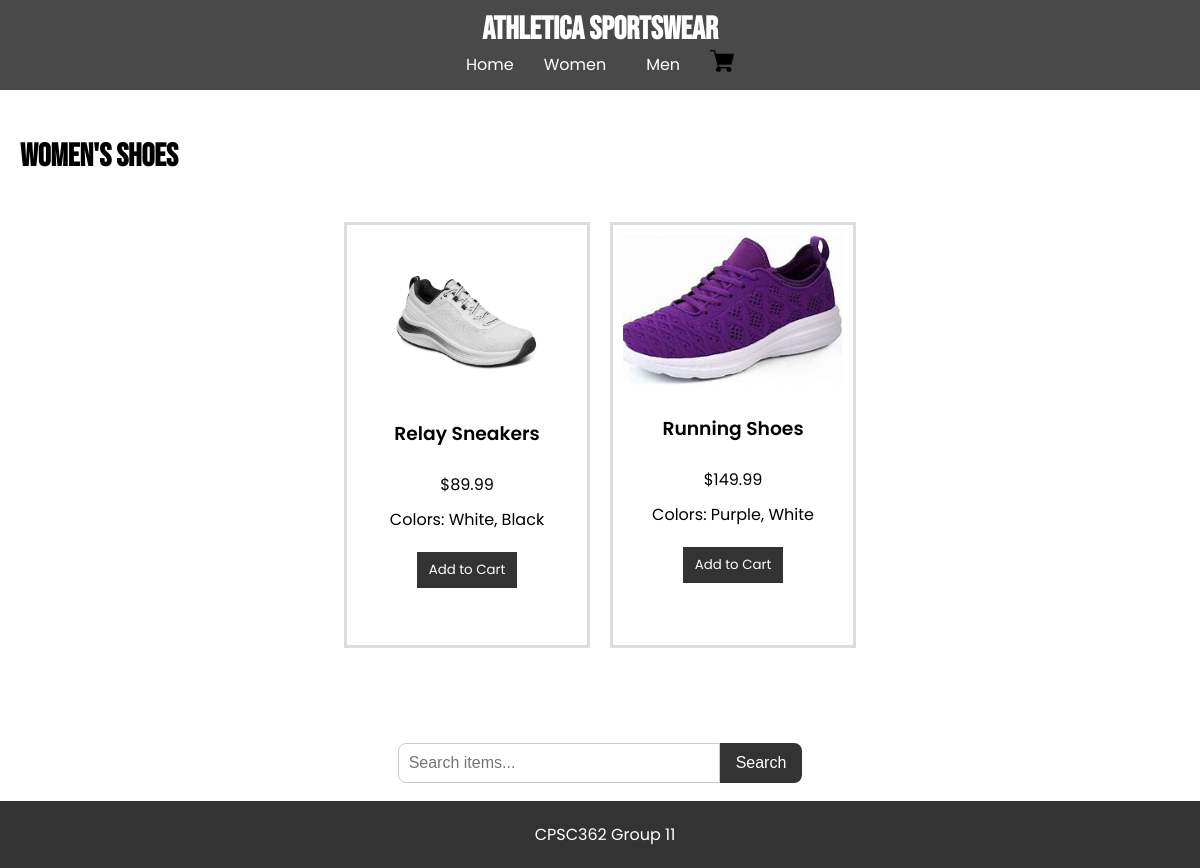
The page /women/shoes on the database its author committed.
### tables this page shows
CREATE TABLE items
                    (id TEXT PRIMARY KEY,
                    name TEXT NOT NULL,
                    category TEXT NOT NULL,
                    subcategory TEXT NOT NULL,
                    price REAL NOT NULL,
                    image TEXT,
                    color TEXT);

### app.py (the view)
@app.route('/women/shoes')
def women_shoes():
    with sqlite3.connect(DB_PATH) as con:
        cur = con.cursor()
        cur.execute("SELECT * FROM items WHERE category = 'Women' AND subcategory = 'Shoes'")
        items = cur.fetchall()
    return render_template("women_shoes.html", items=items)

### templates/women_shoes.html (shortened to what this page needs)
{% extends "base.html" %}
{% block content %}
    <h2>Women's Shoes</h2>
    <div class="items">
        {% for item in items %}
            <div class="item">
                <img src="{{ url_for('static', filename='images/' + item[5]) }}" alt="{{ item[1] }}">
                <h3>{{ item[1] }}</h3>
                <p>${{ "%.2f" % item[4] }}</p>
                <p class="colors">Colors: {{ item[6] }}</p>
                <form method="POST" action="{{ url_for('add_to_cart') }}">
                    <button type="submit" class="add-to-cart">Add to Cart</button>
                </form>
            </div>
        {% else %}
            <p>No items found.</p>
        {% endfor %}
    </div>
{% endblock %}

### static/css/style.css (style rules this page uses)
body { font-family: 'Poppins', sans-serif; font-weight: 400; margin: 0; padding: 0; }
h2 { font-family: 'Bebas Neue', sans-serif; font-size: 2em; font-weight: 700; }
h3 { font-family: 'Poppins', sans-serif; font-weight: 600; }
form { margin: 10px 0; }
form input, form select, form button { margin: 5px 0; padding: 5px; }
.items { display: flex; margin-bottom: 40px; flex-wrap: wrap; gap: 20px; justify-content: center; padding: 20px; }
.item { border: .2em solid #ddd; padding: 10px; width: 220px; text-align: center; height: 400px; flex-direction: column; display: flex; }
.item p { font-family: 'Poppins', sans-serif; margin: 5px 0px; }
.item img { max-width: 100%; max-height: 200px; object-fit: contain; display: block; margin: 0 auto 10px auto; flex-shrink: 0; }
.add-to-cart { font-family: 'Poppins', sans-serif; background-color: #333; color: white; border: none; padding: 8px 12px; cursor: pointer; margin-bottom: 10px; }

### rows shown on the page
items: image (picture), name "Relay Sneakers", price "89.99", color "White, Black"
items: image (picture), name "Running Shoes", price "149.99", color "Purple, White"
